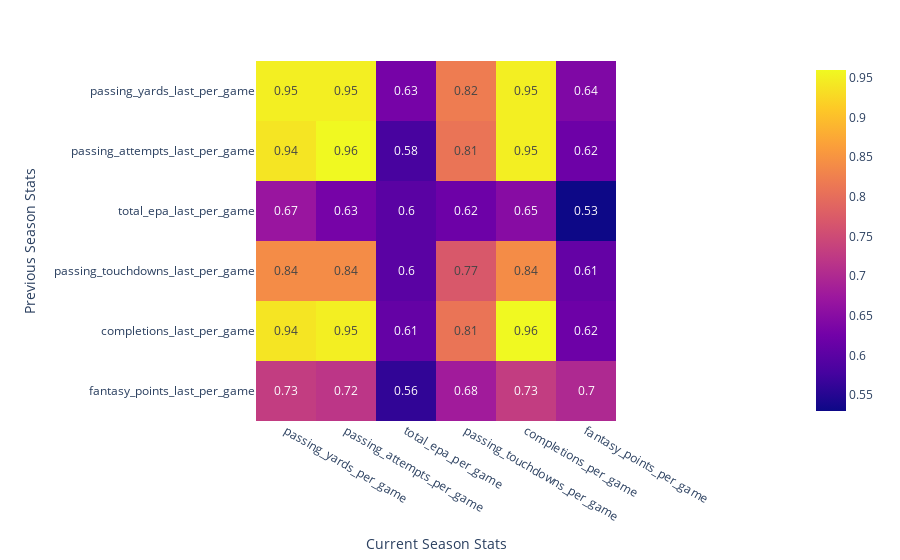
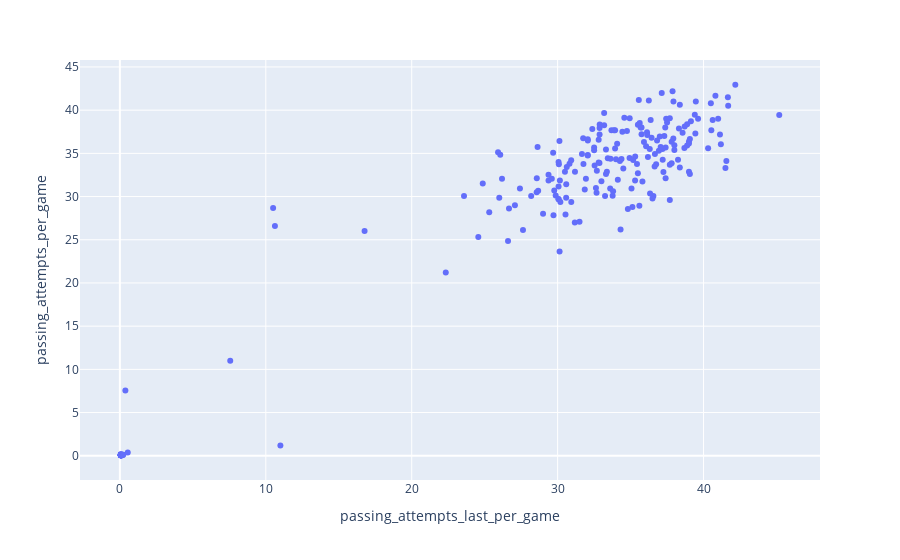

The cell these charts' notebook holds for them, in order:
### Markdown cell above
## 12 Games 12 Games Last

### Code cell
query = "games >= 12 and games_last >= 12"
filter_df(df, query, x, y, title="12-games")

### Figure 1 — Plotly figure (JSON) as saved in the notebook; plotly's stock layout.template omitted (floating-point values rounded to 4 significant figures)
{"data": [{"coloraxis": "coloraxis", "hovertemplate": "Current Season Stats: %{x}<br>Previous Season Stats: %{y}<br>color: %{z}<extra></extra>", "name": "0", "texttemplate": "%{z}", "type": "heatmap", "x": ["passing_yards_per_game", "passing_attempts_per_game", "total_epa_per_game", "passing_touchdowns_per_game", "completions_per_game", "fantasy_points_per_game"], "xaxis": "x", "y": ["passing_yards_last_per_game", "passing_attempts_last_per_game", "total_epa_last_per_game", "passing_touchdowns_last_per_game", "completions_last_per_game", "fantasy_points_last_per_game"], "yaxis": "y", "z": [[0.95, 0.95, 0.63, 0.82, 0.95, 0.64], [0.94, 0.96, 0.58, 0.81, 0.95, 0.62], [0.67, 0.63, 0.6, 0.62, 0.65, 0.53], [0.84, 0.84, 0.6, 0.77, 0.84, 0.61], [0.94, 0.95, 0.61, 0.81, 0.96, 0.62], [0.73, 0.72, 0.56, 0.68, 0.73, 0.7]]}], "layout": {"coloraxis": {"colorscale": [[0, "#0d0887"], [0.1111, "#46039f"], [0.2222, "#7201a8"], [0.3333, "#9c179e"], [0.4444, "#bd3786"], [0.5556, "#d8576b"], [0.6667, "#ed7953"], [0.7778, "#fb9f3a"], [0.8889, "#fdca26"], [1, "#f0f921"]]}, "margin": {"t": 60}, "xaxis": {"anchor": "y", "constrain": "domain", "domain": [0, 1], "scaleanchor": "y", "title": {"text": "Current Season Stats"}}, "yaxis": {"anchor": "x", "autorange": "reversed", "constrain": "domain", "domain": [0, 1], "title": {"text": "Previous Season Stats"}}}}

### Figure 2 — Plotly figure (JSON) as saved in the notebook; plotly's stock layout.template omitted (floating-point values rounded to 4 significant figures; data arrays with more than 128 entries replaced by an {"elided": "..."} marker saying what was removed)
{"data": [{"customdata": {"elided": "224x3 mixed values"}, "hovertemplate": "passing_attempts_last_per_game=%{x}<br>passing_attempts_per_game=%{y}<br>passer=%{customdata[0]}<br>season=%{customdata[1]}<br>age=%{customdata[2]}<extra></extra>", "legendgroup": "", "marker": {"color": "#636efa", "symbol": "circle"}, "mode": "markers", "name": "", "orientation": "v", "showlegend": false, "type": "scatter", "x": {"elided": "224 float values"}, "xaxis": "x", "y": {"elided": "224 float values"}, "yaxis": "y"}], "layout": {"legend": {"tracegroupgap": 0}, "margin": {"t": 60}, "xaxis": {"anchor": "y", "domain": [0, 1], "title": {"text": "passing_attempts_last_per_game"}}, "yaxis": {"anchor": "x", "domain": [0, 1], "title": {"text": "passing_attempts_per_game"}}}}
